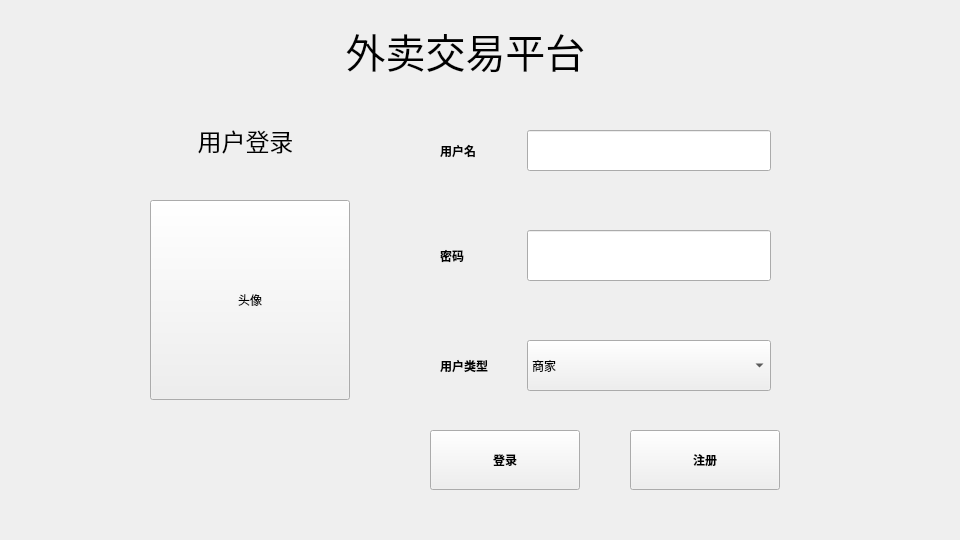
<?xml version="1.0" encoding="UTF-8"?>
<ui version="4.0">
    <class>UserForm</class>
    <widget class="QWidget" name="UserForm">
        <property name="geometry">
            <rect>
                <x>0</x>
                <y>0</y>
                <width>960</width>
                <height>540</height>
            </rect>
        </property>
        <property name="sizePolicy">
            <sizepolicy hsizetype="Fixed" vsizetype="Fixed">
                <horstretch>0</horstretch>
                <verstretch>0</verstretch>
            </sizepolicy>
        </property>
        <property name="windowTitle">
            <string>Form</string>
        </property>
        <widget class="QToolButton" name="photo">
            <property name="geometry">
                <rect>
                    <x>150</x>
                    <y>200</y>
                    <width>200</width>
                    <height>200</height>
                </rect>
            </property>
            <property name="minimumSize">
                <size>
                    <width>200</width>
                    <height>200</height>
                </size>
            </property>
            <property name="maximumSize">
                <size>
                    <width>200</width>
                    <height>200</height>
                </size>
            </property>
            <property name="font">
                <font>
                    <family>Arial</family>
                </font>
            </property>
            <property name="text">
                <string>头像</string>
            </property>
            <property name="iconSize">
                <size>
                    <width>200</width>
                    <height>200</height>
                </size>
            </property>
        </widget>
        <widget class="QWidget" name="layoutWidget">
            <property name="geometry">
                <rect>
                    <x>430</x>
                    <y>220</y>
                    <width>351</width>
                    <height>71</height>
                </rect>
            </property>
            <property name="font">
                <font>
                    <family>Arial</family>
                </font>
            </property>
            <layout class="QHBoxLayout" name="horizontalLayout_3" stretch="1,3">
                <property name="leftMargin">
                    <number>10</number>
                </property>
                <property name="topMargin">
                    <number>10</number>
                </property>
                <property name="rightMargin">
                    <number>10</number>
                </property>
                <property name="bottomMargin">
                    <number>10</number>
                </property>
                <item>
                    <widget class="QLabel" name="label_3">
                        <property name="font">
                            <font>
                                <family>Arial</family>
                                <weight>75</weight>
                                <bold>true</bold>
                            </font>
                        </property>
                        <property name="text">
                            <string>密码</string>
                        </property>
                    </widget>
                </item>
                <item>
                    <widget class="QLineEdit" name="password">
                        <property name="sizePolicy">
                            <sizepolicy hsizetype="Preferred" vsizetype="Preferred">
                                <horstretch>0</horstretch>
                                <verstretch>0</verstretch>
                            </sizepolicy>
                        </property>
                        <property name="font">
                            <font>
                                <family>Arial</family>
                            </font>
                        </property>
                    </widget>
                </item>
            </layout>
        </widget>
        <widget class="QToolButton" name="btn1">
            <property name="geometry">
                <rect>
                    <x>430</x>
                    <y>430</y>
                    <width>150</width>
                    <height>60</height>
                </rect>
            </property>
            <property name="font">
                <font>
                    <family>Arial</family>
                    <weight>75</weight>
                    <bold>true</bold>
                </font>
            </property>
            <property name="text">
                <string>登录</string>
            </property>
        </widget>
        <widget class="QToolButton" name="btn2">
            <property name="geometry">
                <rect>
                    <x>630</x>
                    <y>430</y>
                    <width>150</width>
                    <height>60</height>
                </rect>
            </property>
            <property name="font">
                <font>
                    <family>Arial</family>
                    <weight>75</weight>
                    <bold>true</bold>
                </font>
            </property>
            <property name="text">
                <string>注册</string>
            </property>
        </widget>
        <widget class="QLabel" name="label_5">
            <property name="geometry">
                <rect>
                    <x>220</x>
                    <y>0</y>
                    <width>491</width>
                    <height>101</height>
                </rect>
            </property>
            <property name="font">
                <font>
                    <family>Arial</family>
                    <pointsize>30</pointsize>
                    <weight>50</weight>
                    <bold>false</bold>
                </font>
            </property>
            <property name="text">
                <string>外卖交易平台</string>
            </property>
            <property name="alignment">
                <set>Qt::AlignCenter</set>
            </property>
        </widget>
        <widget class="QWidget" name="layoutWidget">
            <property name="geometry">
                <rect>
                    <x>430</x>
                    <y>120</y>
                    <width>351</width>
                    <height>61</height>
                </rect>
            </property>
            <property name="font">
                <font>
                    <family>Arial</family>
                </font>
            </property>
            <layout class="QHBoxLayout" name="horizontalLayout" stretch="1,3">
                <property name="leftMargin">
                    <number>10</number>
                </property>
                <property name="topMargin">
                    <number>10</number>
                </property>
                <property name="rightMargin">
                    <number>10</number>
                </property>
                <property name="bottomMargin">
                    <number>10</number>
                </property>
                <item>
                    <widget class="QLabel" name="label">
                        <property name="font">
                            <font>
                                <family>Arial</family>
                                <weight>75</weight>
                                <bold>true</bold>
                            </font>
                        </property>
                        <property name="text">
                            <string>用户名</string>
                        </property>
                    </widget>
                </item>
                <item>
                    <widget class="QLineEdit" name="uname">
                        <property name="sizePolicy">
                            <sizepolicy hsizetype="Preferred" vsizetype="Preferred">
                                <horstretch>0</horstretch>
                                <verstretch>0</verstretch>
                            </sizepolicy>
                        </property>
                        <property name="font">
                            <font>
                                <family>Arial</family>
                            </font>
                        </property>
                    </widget>
                </item>
            </layout>
        </widget>
        <widget class="QWidget" name="layoutWidget">
            <property name="geometry">
                <rect>
                    <x>430</x>
                    <y>330</y>
                    <width>351</width>
                    <height>71</height>
                </rect>
            </property>
            <property name="font">
                <font>
                    <family>Arial</family>
                </font>
            </property>
            <layout class="QHBoxLayout" name="horizontalLayout_2" stretch="1,3">
                <property name="leftMargin">
                    <number>10</number>
                </property>
                <property name="topMargin">
                    <number>10</number>
                </property>
                <property name="rightMargin">
                    <number>10</number>
                </property>
                <property name="bottomMargin">
                    <number>10</number>
                </property>
                <item>
                    <widget class="QLabel" name="label_2">
                        <property name="font">
                            <font>
                                <family>Arial</family>
                                <weight>75</weight>
                                <bold>true</bold>
                            </font>
                        </property>
                        <property name="text">
                            <string>用户类型</string>
                        </property>
                    </widget>
                </item>
                <item>
                    <widget class="QComboBox" name="utype">
                        <property name="sizePolicy">
                            <sizepolicy hsizetype="Preferred" vsizetype="Preferred">
                                <horstretch>0</horstretch>
                                <verstretch>0</verstretch>
                            </sizepolicy>
                        </property>
                        <property name="font">
                            <font>
                                <family>Arial</family>
                            </font>
                        </property>
                        <item>
                            <property name="text">
                                <string>商家</string>
                            </property>
                        </item>
                        <item>
                            <property name="text">
                                <string>订餐者</string>
                            </property>
                        </item>
                        <item>
                            <property name="text">
                                <string>管理员</string>
                            </property>
                        </item>
                    </widget>
                </item>
            </layout>
        </widget>
        <widget class="QLabel" name="label_6">
            <property name="geometry">
                <rect>
                    <x>100</x>
                    <y>100</y>
                    <width>291</width>
                    <height>81</height>
                </rect>
            </property>
            <property name="font">
                <font>
                    <family>Arial</family>
                    <pointsize>18</pointsize>
                    <weight>50</weight>
                    <bold>false</bold>
                </font>
            </property>
            <property name="text">
                <string>用户登录</string>
            </property>
            <property name="alignment">
                <set>Qt::AlignCenter</set>
            </property>
        </widget>
    </widget>
    <resources/>
    <connections/>
</ui>
